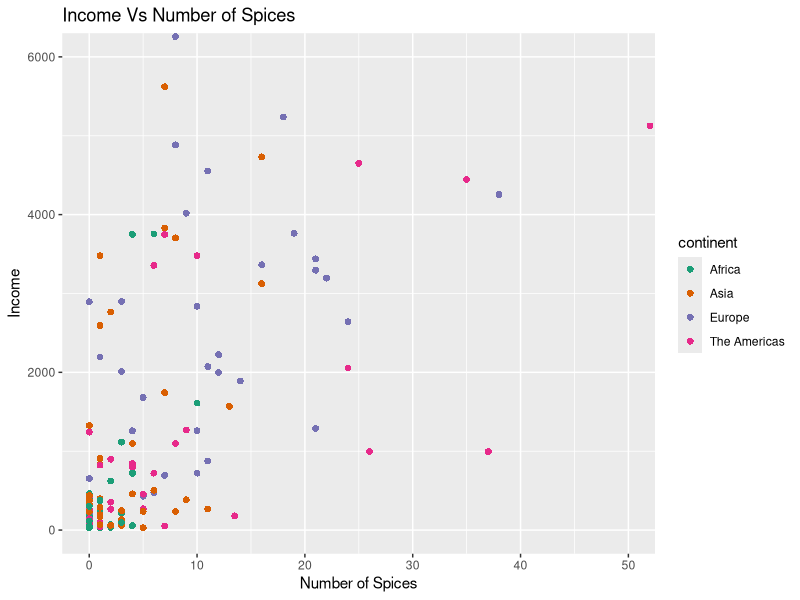

Recreate this plot in R.
library(ggplot2)
library(RColorBrewer)

data <- read.csv("samples.csv")
#Set up 
g <- ggplot(data, aes(x=spice_number, y=income)) + 
  geom_point(aes(col=continent), shape = 16, size=2) + #This plots the points 
 # geom_smooth(method="lm", col="firebrick", size=1) + #This is the line on the plot
  coord_cartesian(xlim=c(0,50), ylim=c(0, 6000)) +
  scale_colour_brewer(palette = "Dark2") +
  labs(title="Income Vs Number of Spices", y="Income", x="Number of Spices")# Add Title and Labels
plot(g)

#plot(data$spice_number, data$income)